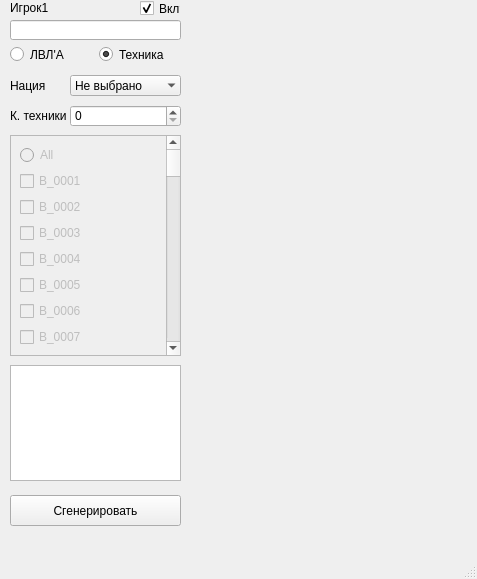
<?xml version="1.0" encoding="UTF-8"?>
<ui version="4.0">
 <class>MainWindow</class>
 <widget class="QMainWindow" name="MainWindow">
  <property name="geometry">
   <rect>
    <x>0</x>
    <y>0</y>
    <width>477</width>
    <height>579</height>
   </rect>
  </property>
  <property name="windowTitle">
   <string>MainWindow</string>
  </property>
  <widget class="QWidget" name="centralwidget">
   <widget class="QScrollArea" name="p1_area">
    <property name="geometry">
     <rect>
      <x>10</x>
      <y>135</y>
      <width>171</width>
      <height>221</height>
     </rect>
    </property>
    <property name="widgetResizable">
     <bool>true</bool>
    </property>
    <widget class="QWidget" name="scrollAreaWidgetContents">
     <property name="geometry">
      <rect>
       <x>0</x>
       <y>0</y>
       <width>152</width>
       <height>3485</height>
      </rect>
     </property>
     <layout class="QVBoxLayout" name="verticalLayout">
      <item>
       <widget class="QRadioButton" name="p1_rbtn_all">
        <property name="enabled">
         <bool>false</bool>
        </property>
        <property name="text">
         <string>All</string>
        </property>
       </widget>
      </item>
      <item>
       <widget class="QCheckBox" name="checkBox_0001">
        <property name="enabled">
         <bool>false</bool>
        </property>
        <property name="text">
         <string>B_0001</string>
        </property>
       </widget>
      </item>
      <item>
       <widget class="QCheckBox" name="checkBox_0002">
        <property name="enabled">
         <bool>false</bool>
        </property>
        <property name="text">
         <string>B_0002</string>
        </property>
       </widget>
      </item>
      <item>
       <widget class="QCheckBox" name="checkBox_0003">
        <property name="enabled">
         <bool>false</bool>
        </property>
        <property name="text">
         <string>B_0003</string>
        </property>
       </widget>
      </item>
      <item>
       <widget class="QCheckBox" name="checkBox_0004">
        <property name="enabled">
         <bool>false</bool>
        </property>
        <property name="text">
         <string>B_0004</string>
        </property>
       </widget>
      </item>
      <item>
       <widget class="QCheckBox" name="checkBox_0005">
        <property name="enabled">
         <bool>false</bool>
        </property>
        <property name="text">
         <string>B_0005</string>
        </property>
       </widget>
      </item>
      <item>
       <widget class="QCheckBox" name="checkBox_0006">
        <property name="enabled">
         <bool>false</bool>
        </property>
        <property name="text">
         <string>B_0006</string>
        </property>
       </widget>
      </item>
      <item>
       <widget class="QCheckBox" name="checkBox_0007">
        <property name="enabled">
         <bool>false</bool>
        </property>
        <property name="text">
         <string>B_0007</string>
        </property>
       </widget>
      </item>
      <item>
       <widget class="QCheckBox" name="checkBox_0008">
        <property name="enabled">
         <bool>false</bool>
        </property>
        <property name="text">
         <string>B_0008</string>
        </property>
       </widget>
      </item>
      <item>
       <widget class="QCheckBox" name="checkBox_0009">
        <property name="enabled">
         <bool>false</bool>
        </property>
        <property name="text">
         <string>B_0009</string>
        </property>
       </widget>
      </item>
      <item>
       <widget class="QCheckBox" name="checkBox_0010">
        <property name="enabled">
         <bool>false</bool>
        </property>
        <property name="text">
         <string>B_0010</string>
        </property>
       </widget>
      </item>
      <item>
       <widget class="QCheckBox" name="checkBox_0011">
        <property name="enabled">
         <bool>false</bool>
        </property>
        <property name="text">
         <string>B_0011</string>
        </property>
       </widget>
      </item>
      <item>
       <widget class="QCheckBox" name="checkBox_0012">
        <property name="enabled">
         <bool>false</bool>
        </property>
        <property name="text">
         <string>B_0012</string>
        </property>
       </widget>
      </item>
      <item>
       <widget class="QCheckBox" name="checkBox_0013">
        <property name="enabled">
         <bool>false</bool>
        </property>
        <property name="text">
         <string>B_0013</string>
        </property>
       </widget>
      </item>
      <item>
       <widget class="QCheckBox" name="checkBox_0014">
        <property name="enabled">
         <bool>false</bool>
        </property>
        <property name="text">
         <string>B_0014</string>
        </property>
       </widget>
      </item>
      <item>
       <widget class="QCheckBox" name="checkBox_0015">
        <property name="enabled">
         <bool>false</bool>
        </property>
        <property name="text">
         <string>B_0015</string>
        </property>
       </widget>
      </item>
      <item>
       <widget class="QCheckBox" name="checkBox_0016">
        <property name="enabled">
         <bool>false</bool>
        </property>
        <property name="text">
         <string>B_0016</string>
        </property>
       </widget>
      </item>
      <item>
       <widget class="QCheckBox" name="checkBox_0017">
        <property name="enabled">
         <bool>false</bool>
        </property>
        <property name="text">
         <string>B_0017</string>
        </property>
       </widget>
      </item>
      <item>
       <widget class="QCheckBox" name="checkBox_0018">
        <property name="enabled">
         <bool>false</bool>
        </property>
        <property name="text">
         <string>B_0018</string>
        </property>
       </widget>
      </item>
      <item>
       <widget class="QCheckBox" name="checkBox_0019">
        <property name="enabled">
         <bool>false</bool>
        </property>
        <property name="text">
         <string>B_0019</string>
        </property>
       </widget>
      </item>
      <item>
       <widget class="QCheckBox" name="checkBox_0020">
        <property name="enabled">
         <bool>false</bool>
        </property>
        <property name="text">
         <string>B_0020</string>
        </property>
       </widget>
      </item>
      <item>
       <widget class="QCheckBox" name="checkBox_0021">
        <property name="enabled">
         <bool>false</bool>
        </property>
        <property name="text">
         <string>B_0021</string>
        </property>
       </widget>
      </item>
      <item>
       <widget class="QCheckBox" name="checkBox_0022">
        <property name="enabled">
         <bool>false</bool>
        </property>
        <property name="text">
         <string>B_0022</string>
        </property>
       </widget>
      </item>
      <item>
       <widget class="QCheckBox" name="checkBox_0023">
        <property name="enabled">
         <bool>false</bool>
        </property>
        <property name="text">
         <string>B_0023</string>
        </property>
       </widget>
      </item>
      <item>
       <widget class="QCheckBox" name="checkBox_0024">
        <property name="enabled">
         <bool>false</bool>
        </property>
        <property name="text">
         <string>B_0024</string>
        </property>
       </widget>
      </item>
      <item>
       <widget class="QCheckBox" name="checkBox_0025">
        <property name="enabled">
         <bool>false</bool>
        </property>
        <property name="text">
         <string>B_0025</string>
        </property>
       </widget>
      </item>
      <item>
       <widget class="QCheckBox" name="checkBox_0026">
        <property name="enabled">
         <bool>false</bool>
        </property>
        <property name="text">
         <string>B_0026</string>
        </property>
       </widget>
      </item>
      <item>
       <widget class="QCheckBox" name="checkBox_0027">
        <property name="enabled">
         <bool>false</bool>
        </property>
        <property name="text">
         <string>B_0027</string>
        </property>
       </widget>
      </item>
      <item>
       <widget class="QCheckBox" name="checkBox_0028">
        <property name="enabled">
         <bool>false</bool>
        </property>
        <property name="text">
         <string>B_0028</string>
        </property>
       </widget>
      </item>
      <item>
       <widget class="QCheckBox" name="checkBox_0029">
        <property name="enabled">
         <bool>false</bool>
        </property>
        <property name="text">
         <string>B_0029</string>
        </property>
       </widget>
      </item>
      <item>
       <widget class="QCheckBox" name="checkBox_0030">
        <property name="enabled">
         <bool>false</bool>
        </property>
        <property name="text">
         <string>B_0030</string>
        </property>
       </widget>
      </item>
      <item>
       <widget class="QCheckBox" name="checkBox_0031">
        <property name="enabled">
         <bool>false</bool>
        </property>
        <property name="text">
         <string>B_0031</string>
        </property>
       </widget>
      </item>
      <item>
       <widget class="QCheckBox" name="checkBox_0032">
        <property name="enabled">
         <bool>false</bool>
        </property>
        <property name="text">
         <string>B_0032</string>
        </property>
       </widget>
      </item>
      <item>
       <widget class="QCheckBox" name="checkBox_0033">
        <property name="enabled">
         <bool>false</bool>
        </property>
        <property name="text">
         <string>B_0033</string>
        </property>
       </widget>
      </item>
      <item>
       <widget class="QCheckBox" name="checkBox_0034">
        <property name="enabled">
         <bool>false</bool>
        </property>
        <property name="text">
         <string>B_0034</string>
        </property>
       </widget>
      </item>
      <item>
       <widget class="QCheckBox" name="checkBox_0035">
        <property name="enabled">
         <bool>false</bool>
        </property>
        <property name="text">
         <string>B_0035</string>
        </property>
       </widget>
      </item>
      <item>
       <widget class="QCheckBox" name="checkBox_0036">
        <property name="enabled">
         <bool>false</bool>
        </property>
        <property name="text">
         <string>B_0036</string>
        </property>
       </widget>
      </item>
      <item>
       <widget class="QCheckBox" name="checkBox_0037">
        <property name="enabled">
         <bool>false</bool>
        </property>
        <property name="text">
         <string>B_0037</string>
        </property>
       </widget>
      </item>
      <item>
       <widget class="QCheckBox" name="checkBox_0038">
        <property name="enabled">
         <bool>false</bool>
        </property>
        <property name="text">
         <string>B_0038</string>
        </property>
       </widget>
      </item>
      <item>
       <widget class="QCheckBox" name="checkBox_0039">
        <property name="enabled">
         <bool>false</bool>
        </property>
        <property name="text">
         <string>B_0039</string>
        </property>
       </widget>
      </item>
      <item>
       <widget class="QCheckBox" name="checkBox_0040">
        <property name="enabled">
         <bool>false</bool>
        </property>
        <property name="text">
         <string>B_0040</string>
        </property>
       </widget>
      </item>
      <item>
       <widget class="QCheckBox" name="checkBox_0041">
        <property name="enabled">
         <bool>false</bool>
        </property>
        <property name="text">
         <string>B_0041</string>
        </property>
       </widget>
      </item>
      <item>
       <widget class="QCheckBox" name="checkBox_0042">
        <property name="enabled">
         <bool>false</bool>
        </property>
        <property name="text">
         <string>B_0042</string>
        </property>
       </widget>
      </item>
      <item>
       <widget class="QCheckBox" name="checkBox_0043">
        <property name="enabled">
         <bool>false</bool>
        </property>
        <property name="text">
         <string>B_0043</string>
        </property>
       </widget>
      </item>
      <item>
       <widget class="QCheckBox" name="checkBox_0044">
        <property name="enabled">
         <bool>false</bool>
        </property>
        <property name="text">
         <string>B_0044</string>
        </property>
       </widget>
      </item>
      <item>
       <widget class="QCheckBox" name="checkBox_0045">
        <property name="enabled">
         <bool>false</bool>
        </property>
        <property name="text">
         <string>B_0045</string>
        </property>
       </widget>
      </item>
      <item>
       <widget class="QCheckBox" name="checkBox_0046">
        <property name="enabled">
         <bool>false</bool>
        </property>
        <property name="text">
         <string>B_0046</string>
        </property>
       </widget>
      </item>
      <item>
       <widget class="QCheckBox" name="checkBox_0047">
        <property name="enabled">
         <bool>false</bool>
        </property>
        <property name="text">
         <string>B_0047</string>
        </property>
       </widget>
      </item>
      <item>
       <widget class="QCheckBox" name="checkBox_0048">
        <property name="enabled">
         <bool>false</bool>
        </property>
        <property name="text">
         <string>B_0048</string>
        </property>
       </widget>
      </item>
      <item>
       <widget class="QCheckBox" name="checkBox_0049">
        <property name="enabled">
         <bool>false</bool>
        </property>
        <property name="text">
         <string>B_0049</string>
        </property>
       </widget>
      </item>
      <item>
       <widget class="QCheckBox" name="checkBox_0050">
        <property name="enabled">
         <bool>false</bool>
        </property>
        <property name="text">
         <string>B_0050</string>
        </property>
       </widget>
      </item>
      <item>
       <widget class="QCheckBox" name="checkBox_0051">
        <property name="enabled">
         <bool>false</bool>
        </property>
        <property name="text">
         <string>B_0051</string>
        </property>
       </widget>
      </item>
      <item>
       <widget class="QCheckBox" name="checkBox_0052">
        <property name="enabled">
         <bool>false</bool>
        </property>
        <property name="text">
         <string>B_0052</string>
        </property>
       </widget>
      </item>
      <item>
       <widget class="QCheckBox" name="checkBox_0053">
        <property name="enabled">
         <bool>false</bool>
        </property>
        <property name="text">
         <string>B_0053</string>
        </property>
       </widget>
      </item>
      <item>
       <widget class="QCheckBox" name="checkBox_0054">
        <property name="enabled">
         <bool>false</bool>
        </property>
        <property name="text">
         <string>B_0054</string>
        </property>
       </widget>
      </item>
      <item>
       <widget class="QCheckBox" name="checkBox_0055">
        <property name="enabled">
         <bool>false</bool>
        </property>
        <property name="text">
         <string>B_0055</string>
        </property>
       </widget>
      </item>
      <item>
       <widget class="QCheckBox" name="checkBox_0056">
        <property name="enabled">
         <bool>false</bool>
        </property>
        <property name="text">
         <string>B_0056</string>
        </property>
       </widget>
      </item>
      <item>
       <widget class="QCheckBox" name="checkBox_0057">
        <property name="enabled">
         <bool>false</bool>
        </property>
        <property name="text">
         <string>B_0057</string>
        </property>
       </widget>
      </item>
      <item>
       <widget class="QCheckBox" name="checkBox_0058">
        <property name="enabled">
         <bool>false</bool>
        </property>
        <property name="text">
         <string>B_0058</string>
        </property>
       </widget>
      </item>
      <item>
       <widget class="QCheckBox" name="checkBox_0059">
        <property name="enabled">
         <bool>false</bool>
        </property>
        <property name="text">
         <string>B_0059</string>
        </property>
       </widget>
      </item>
      <item>
       <widget class="QCheckBox" name="checkBox_0060">
        <property name="enabled">
         <bool>false</bool>
        </property>
        <property name="text">
         <string>B_0060</string>
        </property>
       </widget>
      </item>
      <item>
       <widget class="QCheckBox" name="checkBox_0061">
        <property name="enabled">
         <bool>false</bool>
        </property>
        <property name="text">
         <string>B_0061</string>
        </property>
       </widget>
      </item>
      <item>
       <widget class="QCheckBox" name="checkBox_0062">
        <property name="enabled">
         <bool>false</bool>
        </property>
        <property name="text">
         <string>B_0062</string>
        </property>
       </widget>
      </item>
      <item>
       <widget class="QCheckBox" name="checkBox_0063">
        <property name="enabled">
         <bool>false</bool>
        </property>
        <property name="text">
         <string>B_0063</string>
        </property>
       </widget>
      </item>
      <item>
       <widget class="QCheckBox" name="checkBox_0064">
        <property name="enabled">
         <bool>false</bool>
        </property>
        <property name="text">
         <string>B_0064</string>
        </property>
       </widget>
      </item>
      <item>
       <widget class="QCheckBox" name="checkBox_0065">
        <property name="enabled">
         <bool>false</bool>
        </property>
        <property name="text">
         <string>B_0065</string>
        </property>
       </widget>
      </item>
      <item>
       <widget class="QCheckBox" name="checkBox_0066">
        <property name="enabled">
         <bool>false</bool>
        </property>
        <property name="text">
         <string>B_0066</string>
        </property>
       </widget>
      </item>
      <item>
       <widget class="QCheckBox" name="checkBox_0067">
        <property name="enabled">
         <bool>false</bool>
        </property>
        <property name="text">
         <string>B_0067</string>
        </property>
       </widget>
      </item>
      <item>
       <widget class="QCheckBox" name="checkBox_0069">
        <property name="enabled">
         <bool>false</bool>
        </property>
        <property name="text">
         <string>B_0068</string>
        </property>
       </widget>
      </item>
      <item>
       <widget class="QCheckBox" name="checkBox_0068">
        <property name="enabled">
         <bool>false</bool>
        </property>
        <property name="text">
         <string>B_0069</string>
        </property>
       </widget>
      </item>
      <item>
       <widget class="QCheckBox" name="checkBox_0070">
        <property name="enabled">
         <bool>false</bool>
        </property>
        <property name="text">
         <string>B_0070</string>
        </property>
       </widget>
      </item>
      <item>
       <widget class="QCheckBox" name="checkBox_0071">
        <property name="enabled">
         <bool>false</bool>
        </property>
        <property name="text">
         <string>B_0071</string>
        </property>
       </widget>
      </item>
      <item>
       <widget class="QCheckBox" name="checkBox_0072">
        <property name="enabled">
         <bool>false</bool>
        </property>
        <property name="text">
         <string>B_0072</string>
        </property>
       </widget>
      </item>
      <item>
       <widget class="QCheckBox" name="checkBox_0073">
        <property name="enabled">
         <bool>false</bool>
        </property>
        <property name="text">
         <string>B_0073</string>
        </property>
       </widget>
      </item>
      <item>
       <widget class="QCheckBox" name="checkBox_0074">
        <property name="enabled">
         <bool>false</bool>
        </property>
        <property name="text">
         <string>B_0074</string>
        </property>
       </widget>
      </item>
      <item>
       <widget class="QCheckBox" name="checkBox_0075">
        <property name="enabled">
         <bool>false</bool>
        </property>
        <property name="text">
         <string>B_0075</string>
        </property>
       </widget>
      </item>
      <item>
       <widget class="QCheckBox" name="checkBox_0076">
        <property name="enabled">
         <bool>false</bool>
        </property>
        <property name="text">
         <string>B_0076</string>
        </property>
       </widget>
      </item>
      <item>
       <widget class="QCheckBox" name="checkBox_0077">
        <property name="enabled">
         <bool>false</bool>
        </property>
        <property name="text">
         <string>B_0077</string>
        </property>
       </widget>
      </item>
      <item>
       <widget class="QCheckBox" name="checkBox_0078">
        <property name="enabled">
         <bool>false</bool>
        </property>
        <property name="text">
         <string>B_0078</string>
        </property>
       </widget>
      </item>
      <item>
       <widget class="QCheckBox" name="checkBox_0079">
        <property name="enabled">
         <bool>false</bool>
        </property>
        <property name="text">
         <string>B_0079</string>
        </property>
       </widget>
      </item>
      <item>
       <widget class="QCheckBox" name="checkBox_0080">
        <property name="enabled">
         <bool>false</bool>
        </property>
        <property name="text">
         <string>B_0080</string>
        </property>
       </widget>
      </item>
      <item>
       <widget class="QCheckBox" name="checkBox_0081">
        <property name="enabled">
         <bool>false</bool>
        </property>
        <property name="text">
         <string>B_0081</string>
        </property>
       </widget>
      </item>
      <item>
       <widget class="QCheckBox" name="checkBox_0082">
        <property name="enabled">
         <bool>false</bool>
        </property>
        <property name="text">
         <string>B_0082</string>
        </property>
       </widget>
      </item>
      <item>
       <widget class="QCheckBox" name="checkBox_0083">
        <property name="enabled">
         <bool>false</bool>
        </property>
        <property name="text">
         <string>B_0083</string>
        </property>
       </widget>
      </item>
      <item>
       <widget class="QCheckBox" name="checkBox_0084">
        <property name="enabled">
         <bool>false</bool>
        </property>
        <property name="text">
         <string>B_0084</string>
        </property>
       </widget>
      </item>
      <item>
       <widget class="QCheckBox" name="checkBox_0085">
        <property name="enabled">
         <bool>false</bool>
        </property>
        <property name="text">
         <string>B_0085</string>
        </property>
       </widget>
      </item>
      <item>
       <widget class="QCheckBox" name="checkBox_0086">
        <property name="enabled">
         <bool>false</bool>
        </property>
        <property name="text">
         <string>B_0086</string>
        </property>
       </widget>
      </item>
      <item>
       <widget class="QCheckBox" name="checkBox_0087">
        <property name="enabled">
         <bool>false</bool>
        </property>
        <property name="text">
         <string>B_0087</string>
        </property>
       </widget>
      </item>
      <item>
       <widget class="QCheckBox" name="checkBox_0088">
        <property name="enabled">
         <bool>false</bool>
        </property>
        <property name="text">
         <string>B_0088</string>
        </property>
       </widget>
      </item>
      <item>
       <widget class="QCheckBox" name="checkBox_0089">
        <property name="enabled">
         <bool>false</bool>
        </property>
        <property name="text">
         <string>B_0089</string>
        </property>
       </widget>
      </item>
      <item>
       <widget class="QCheckBox" name="checkBox_0090">
        <property name="enabled">
         <bool>false</bool>
        </property>
        <property name="text">
         <string>B_0090</string>
        </property>
       </widget>
      </item>
      <item>
       <widget class="QCheckBox" name="checkBox_0091">
        <property name="enabled">
         <bool>false</bool>
        </property>
        <property name="text">
         <string>B_0091</string>
        </property>
       </widget>
      </item>
      <item>
       <widget class="QCheckBox" name="checkBox_0092">
        <property name="enabled">
         <bool>false</bool>
        </property>
        <property name="text">
         <string>B_0092</string>
        </property>
       </widget>
      </item>
      <item>
       <widget class="QCheckBox" name="checkBox_0093">
        <property name="enabled">
         <bool>false</bool>
        </property>
        <property name="text">
         <string>B_0093</string>
        </property>
       </widget>
      </item>
      <item>
       <widget class="QCheckBox" name="checkBox_0094">
        <property name="enabled">
         <bool>false</bool>
        </property>
        <property name="text">
         <string>B_0094</string>
        </property>
       </widget>
      </item>
      <item>
       <widget class="QCheckBox" name="checkBox_0095">
        <property name="enabled">
         <bool>false</bool>
        </property>
        <property name="text">
         <string>B_0095</string>
        </property>
       </widget>
      </item>
      <item>
       <widget class="QCheckBox" name="checkBox_0096">
        <property name="enabled">
         <bool>false</bool>
        </property>
        <property name="text">
         <string>B_0096</string>
        </property>
       </widget>
      </item>
      <item>
       <widget class="QCheckBox" name="checkBox_0097">
        <property name="enabled">
         <bool>false</bool>
        </property>
        <property name="text">
         <string>B_0097</string>
        </property>
       </widget>
      </item>
      <item>
       <widget class="QCheckBox" name="checkBox_0098">
        <property name="enabled">
         <bool>false</bool>
        </property>
        <property name="text">
         <string>B_0098</string>
        </property>
       </widget>
      </item>
      <item>
       <widget class="QCheckBox" name="checkBox_0099">
        <property name="enabled">
         <bool>false</bool>
        </property>
        <property name="text">
         <string>B_0099</string>
        </property>
       </widget>
      </item>
      <item>
       <widget class="QCheckBox" name="checkBox_0100">
        <property name="enabled">
         <bool>false</bool>
        </property>
        <property name="text">
         <string>B_0100</string>
        </property>
       </widget>
      </item>
      <item>
       <widget class="QCheckBox" name="checkBox_0101">
        <property name="enabled">
         <bool>false</bool>
        </property>
        <property name="text">
         <string>B_0101</string>
        </property>
       </widget>
      </item>
      <item>
       <widget class="QCheckBox" name="checkBox_0102">
        <property name="enabled">
         <bool>false</bool>
        </property>
        <property name="text">
         <string>B_0102</string>
        </property>
       </widget>
      </item>
      <item>
       <widget class="QCheckBox" name="checkBox_0103">
        <property name="enabled">
         <bool>false</bool>
        </property>
        <property name="text">
         <string>B_0103</string>
        </property>
       </widget>
      </item>
      <item>
       <widget class="QCheckBox" name="checkBox_0104">
        <property name="enabled">
         <bool>false</bool>
        </property>
        <property name="text">
         <string>B_0104</string>
        </property>
       </widget>
      </item>
      <item>
       <widget class="QCheckBox" name="checkBox_0105">
        <property name="enabled">
         <bool>false</bool>
        </property>
        <property name="text">
         <string>B_0105</string>
        </property>
       </widget>
      </item>
      <item>
       <widget class="QCheckBox" name="checkBox_0106">
        <property name="enabled">
         <bool>false</bool>
        </property>
        <property name="text">
         <string>B_0106</string>
        </property>
       </widget>
      </item>
      <item>
       <widget class="QCheckBox" name="checkBox_0107">
        <property name="enabled">
         <bool>false</bool>
        </property>
        <property name="text">
         <string>B_0107</string>
        </property>
       </widget>
      </item>
      <item>
       <widget class="QCheckBox" name="checkBox_0108">
        <property name="enabled">
         <bool>false</bool>
        </property>
        <property name="text">
         <string>B_0108</string>
        </property>
       </widget>
      </item>
      <item>
       <widget class="QCheckBox" name="checkBox_0109">
        <property name="enabled">
         <bool>false</bool>
        </property>
        <property name="text">
         <string>B_0109</string>
        </property>
       </widget>
      </item>
      <item>
       <widget class="QCheckBox" name="checkBox_0110">
        <property name="enabled">
         <bool>false</bool>
        </property>
        <property name="text">
         <string>B_0110</string>
        </property>
       </widget>
      </item>
      <item>
       <widget class="QCheckBox" name="checkBox_0111">
        <property name="enabled">
         <bool>false</bool>
        </property>
        <property name="text">
         <string>B_0111</string>
        </property>
       </widget>
      </item>
      <item>
       <widget class="QCheckBox" name="checkBox_0112">
        <property name="enabled">
         <bool>false</bool>
        </property>
        <property name="text">
         <string>B_0112</string>
        </property>
       </widget>
      </item>
      <item>
       <widget class="QCheckBox" name="checkBox_0113">
        <property name="enabled">
         <bool>false</bool>
        </property>
        <property name="text">
         <string>B_0113</string>
        </property>
       </widget>
      </item>
      <item>
       <widget class="QCheckBox" name="checkBox_0114">
        <property name="enabled">
         <bool>false</bool>
        </property>
        <property name="text">
         <string>B_0114</string>
        </property>
       </widget>
      </item>
      <item>
       <widget class="QCheckBox" name="checkBox_0115">
        <property name="enabled">
         <bool>false</bool>
        </property>
        <property name="text">
         <string>B_0115</string>
        </property>
       </widget>
      </item>
      <item>
       <widget class="QCheckBox" name="checkBox_0116">
        <property name="enabled">
         <bool>false</bool>
        </property>
        <property name="text">
         <string>B_0116</string>
        </property>
       </widget>
      </item>
      <item>
       <widget class="QCheckBox" name="checkBox_0117">
        <property name="enabled">
         <bool>false</bool>
        </property>
        <property name="text">
         <string>B_0117</string>
        </property>
       </widget>
      </item>
      <item>
       <widget class="QCheckBox" name="checkBox_0118">
        <property name="enabled">
         <bool>false</bool>
        </property>
        <property name="text">
         <string>B_0118</string>
        </property>
       </widget>
      </item>
      <item>
       <widget class="QCheckBox" name="checkBox_0119">
        <property name="enabled">
         <bool>false</bool>
        </property>
        <property name="text">
         <string>B_0119</string>
        </property>
       </widget>
      </item>
      <item>
       <widget class="QCheckBox" name="checkBox_0120">
        <property name="enabled">
         <bool>false</bool>
        </property>
        <property name="text">
         <string>B_0120</string>
        </property>
       </widget>
      </item>
      <item>
       <widget class="QCheckBox" name="checkBox_0121">
        <property name="enabled">
         <bool>false</bool>
        </property>
        <property name="text">
         <string>B_0121</string>
        </property>
       </widget>
      </item>
      <item>
       <widget class="QCheckBox" name="checkBox_0122">
        <property name="enabled">
         <bool>false</bool>
        </property>
        <property name="text">
         <string>B_0122</string>
        </property>
       </widget>
      </item>
      <item>
       <widget class="QCheckBox" name="checkBox_0123">
        <property name="enabled">
         <bool>false</bool>
        </property>
        <property name="text">
         <string>B_0123</string>
        </property>
       </widget>
      </item>
      <item>
       <widget class="QCheckBox" name="checkBox_0124">
        <property name="enabled">
         <bool>false</bool>
        </property>
        <property name="text">
         <string>B_0124</string>
        </property>
       </widget>
      </item>
      <item>
       <widget class="QCheckBox" name="checkBox_0125">
        <property name="enabled">
         <bool>false</bool>
        </property>
        <property name="text">
         <string>B_0125</string>
        </property>
       </widget>
      </item>
      <item>
       <widget class="QCheckBox" name="checkBox_0126">
        <property name="enabled">
         <bool>false</bool>
        </property>
        <property name="text">
         <string>B_0126</string>
        </property>
       </widget>
      </item>
      <item>
       <widget class="QCheckBox" name="checkBox_0127">
        <property name="enabled">
         <bool>false</bool>
        </property>
        <property name="text">
         <string>B_0127</string>
        </property>
       </widget>
      </item>
      <item>
       <widget class="QCheckBox" name="checkBox_0128">
        <property name="enabled">
         <bool>false</bool>
        </property>
        <property name="text">
         <string>B_0128</string>
        </property>
       </widget>
      </item>
      <item>
       <widget class="QCheckBox" name="checkBox_0129">
        <property name="enabled">
         <bool>false</bool>
        </property>
        <property name="text">
         <string>B_0129</string>
        </property>
       </widget>
      </item>
      <item>
       <widget class="QCheckBox" name="checkBox_0130">
        <property name="enabled">
         <bool>false</bool>
        </property>
        <property name="text">
         <string>B_0130</string>
        </property>
       </widget>
      </item>
      <item>
       <widget class="QCheckBox" name="checkBox_0131">
        <property name="enabled">
         <bool>false</bool>
        </property>
        <property name="text">
         <string>B_0131</string>
        </property>
       </widget>
      </item>
      <item>
       <widget class="QCheckBox" name="checkBox_0132">
        <property name="enabled">
         <bool>false</bool>
        </property>
        <property name="text">
         <string>B_0132</string>
        </property>
       </widget>
      </item>
      <item>
       <widget class="QCheckBox" name="checkBox_0133">
        <property name="enabled">
         <bool>false</bool>
        </property>
        <property name="text">
         <string>B_0133</string>
        </property>
       </widget>
      </item>
      <item>
       <widget class="QCheckBox" name="checkBox_0134">
        <property name="enabled">
         <bool>false</bool>
        </property>
        <property name="text">
         <string>B_0134</string>
        </property>
       </widget>
      </item>
      <item>
       <widget class="QCheckBox" name="checkBox_0135">
        <property name="enabled">
         <bool>false</bool>
        </property>
        <property name="text">
         <string>B_0135</string>
        </property>
       </widget>
      </item>
      <item>
       <widget class="QCheckBox" name="checkBox_0136">
        <property name="enabled">
         <bool>false</bool>
        </property>
        <property name="text">
         <string>B_0136</string>
        </property>
       </widget>
      </item>
      <item>
       <widget class="QCheckBox" name="checkBox_0137">
        <property name="enabled">
         <bool>false</bool>
        </property>
        <property name="text">
         <string>B_0137</string>
        </property>
       </widget>
      </item>
      <item>
       <widget class="QCheckBox" name="checkBox_0138">
        <property name="enabled">
         <bool>false</bool>
        </property>
        <property name="text">
         <string>B_0138</string>
        </property>
       </widget>
      </item>
      <item>
       <widget class="QCheckBox" name="checkBox_0139">
        <property name="enabled">
         <bool>false</bool>
        </property>
        <property name="text">
         <string>B_0139</string>
        </property>
       </widget>
      </item>
      <item>
       <widget class="QCheckBox" name="checkBox_0140">
        <property name="enabled">
         <bool>false</bool>
        </property>
        <property name="text">
         <string>B_0140</string>
        </property>
       </widget>
      </item>
      <item>
       <widget class="QCheckBox" name="checkBox_0141">
        <property name="enabled">
         <bool>false</bool>
        </property>
        <property name="text">
         <string>B_0141</string>
        </property>
       </widget>
      </item>
      <item>
       <widget class="QCheckBox" name="checkBox_0142">
        <property name="enabled">
         <bool>false</bool>
        </property>
        <property name="text">
         <string>B_0142</string>
        </property>
       </widget>
      </item>
      <item>
       <widget class="QCheckBox" name="checkBox_0143">
        <property name="enabled">
         <bool>false</bool>
        </property>
        <property name="text">
         <string>B_0143</string>
        </property>
       </widget>
      </item>
      <item>
       <widget class="QCheckBox" name="checkBox_0144">
        <property name="enabled">
         <bool>false</bool>
        </property>
        <property name="text">
         <string>B_0144</string>
        </property>
       </widget>
      </item>
      <item>
       <widget class="QCheckBox" name="checkBox_0145">
        <property name="enabled">
         <bool>false</bool>
        </property>
        <property name="text">
         <string>B_0145</string>
        </property>
       </widget>
      </item>
      <item>
       <widget class="QCheckBox" name="checkBox_0146">
        <property name="enabled">
         <bool>false</bool>
        </property>
        <property name="text">
         <string>B_0146</string>
        </property>
       </widget>
      </item>
      <item>
       <widget class="QCheckBox" name="checkBox_0147">
        <property name="enabled">
         <bool>false</bool>
        </property>
        <property name="text">
         <string>B_0147</string>
        </property>
       </widget>
      </item>
      <item>
       <widget class="QCheckBox" name="checkBox_0148">
        <property name="enabled">
         <bool>false</bool>
        </property>
        <property name="text">
         <string>B_0148</string>
        </property>
       </widget>
      </item>
      <item>
       <widget class="QCheckBox" name="checkBox_0149">
        <property name="enabled">
         <bool>false</bool>
        </property>
        <property name="text">
         <string>B_0149</string>
        </property>
       </widget>
      </item>
      <item>
       <widget class="QCheckBox" name="checkBox_0150">
        <property name="enabled">
         <bool>false</bool>
        </property>
        <property name="text">
         <string>B_0150</string>
        </property>
       </widget>
      </item>
     </layout>
    </widget>
   </widget>
   <widget class="QComboBox" name="p1_nations">
    <property name="enabled">
     <bool>true</bool>
    </property>
    <property name="geometry">
     <rect>
      <x>70</x>
      <y>75</y>
      <width>111</width>
      <height>21</height>
     </rect>
    </property>
    <property name="editable">
     <bool>false</bool>
    </property>
    <property name="currentText">
     <string>Не выбрано</string>
    </property>
    <property name="placeholderText">
     <string/>
    </property>
    <property name="duplicatesEnabled">
     <bool>false</bool>
    </property>
    <property name="frame">
     <bool>false</bool>
    </property>
    <item>
     <property name="text">
      <string>Не выбрано</string>
     </property>
    </item>
    <item>
     <property name="text">
      <string>США</string>
     </property>
    </item>
    <item>
     <property name="text">
      <string>СССР</string>
     </property>
    </item>
    <item>
     <property name="text">
      <string>Германия</string>
     </property>
    </item>
    <item>
     <property name="text">
      <string>Великобритания</string>
     </property>
    </item>
    <item>
     <property name="text">
      <string>Япония</string>
     </property>
    </item>
    <item>
     <property name="text">
      <string>Китай</string>
     </property>
    </item>
    <item>
     <property name="text">
      <string>Италия</string>
     </property>
    </item>
    <item>
     <property name="text">
      <string>Франция</string>
     </property>
    </item>
    <item>
     <property name="text">
      <string>Швеция</string>
     </property>
    </item>
   </widget>
   <widget class="QWidget" name="layoutWidget">
    <property name="geometry">
     <rect>
      <x>10</x>
      <y>45</y>
      <width>171</width>
      <height>19</height>
     </rect>
    </property>
    <layout class="QHBoxLayout" name="horizontalLayout">
     <item>
      <widget class="QRadioButton" name="p1_btn_lvl">
       <property name="text">
        <string>ЛВЛ'А</string>
       </property>
      </widget>
     </item>
     <item>
      <widget class="QRadioButton" name="p1_btn_tech">
       <property name="text">
        <string>Техника</string>
       </property>
       <property name="checked">
        <bool>true</bool>
       </property>
      </widget>
     </item>
    </layout>
   </widget>
   <widget class="QLineEdit" name="p1_nickname">
    <property name="geometry">
     <rect>
      <x>10</x>
      <y>20</y>
      <width>171</width>
      <height>20</height>
     </rect>
    </property>
    <property name="toolTip">
     <string>&lt;html&gt;&lt;head/&gt;&lt;body&gt;&lt;p&gt;231&lt;/p&gt;&lt;p&gt;&lt;br/&gt;&lt;/p&gt;&lt;/body&gt;&lt;/html&gt;</string>
    </property>
   </widget>
   <widget class="QLabel" name="label_p1">
    <property name="geometry">
     <rect>
      <x>10</x>
      <y>0</y>
      <width>61</width>
      <height>16</height>
     </rect>
    </property>
    <property name="text">
     <string>Игрок1</string>
    </property>
   </widget>
   <widget class="QCheckBox" name="p1_play">
    <property name="geometry">
     <rect>
      <x>140</x>
      <y>0</y>
      <width>41</width>
      <height>17</height>
     </rect>
    </property>
    <property name="text">
     <string>Вкл?</string>
    </property>
    <property name="checked">
     <bool>true</bool>
    </property>
   </widget>
   <widget class="QSpinBox" name="p1_numb">
    <property name="geometry">
     <rect>
      <x>70</x>
      <y>105</y>
      <width>111</width>
      <height>22</height>
     </rect>
    </property>
   </widget>
   <widget class="QLabel" name="p1_label_numb">
    <property name="geometry">
     <rect>
      <x>10</x>
      <y>105</y>
      <width>81</width>
      <height>21</height>
     </rect>
    </property>
    <property name="text">
     <string>К. техники</string>
    </property>
   </widget>
   <widget class="QPushButton" name="btn_random">
    <property name="geometry">
     <rect>
      <x>10</x>
      <y>495</y>
      <width>171</width>
      <height>31</height>
     </rect>
    </property>
    <property name="text">
     <string>Сгенерировать</string>
    </property>
   </widget>
   <widget class="QTextEdit" name="p1_output">
    <property name="geometry">
     <rect>
      <x>10</x>
      <y>365</y>
      <width>171</width>
      <height>116</height>
     </rect>
    </property>
   </widget>
   <widget class="QLabel" name="label_nat">
    <property name="geometry">
     <rect>
      <x>10</x>
      <y>70</y>
      <width>56</width>
      <height>31</height>
     </rect>
    </property>
    <property name="text">
     <string>Нация</string>
    </property>
    <property name="textFormat">
     <enum>Qt::AutoText</enum>
    </property>
    <property name="scaledContents">
     <bool>false</bool>
    </property>
    <property name="wordWrap">
     <bool>false</bool>
    </property>
   </widget>
  </widget>
  <widget class="QMenuBar" name="menubar">
   <property name="geometry">
    <rect>
     <x>0</x>
     <y>0</y>
     <width>477</width>
     <height>21</height>
    </rect>
   </property>
  </widget>
  <widget class="QStatusBar" name="statusbar"/>
 </widget>
 <resources>
  <include location="flag.qrc"/>
 </resources>
 <connections/>
</ui>
